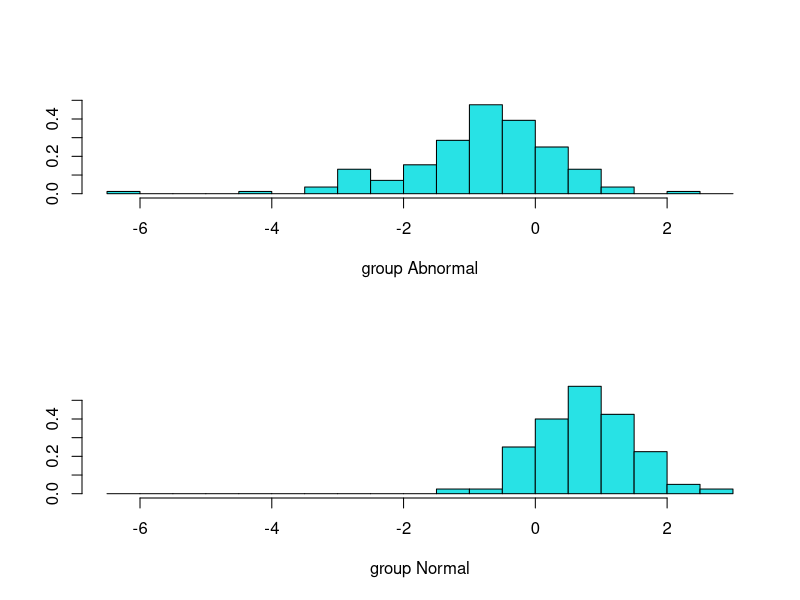
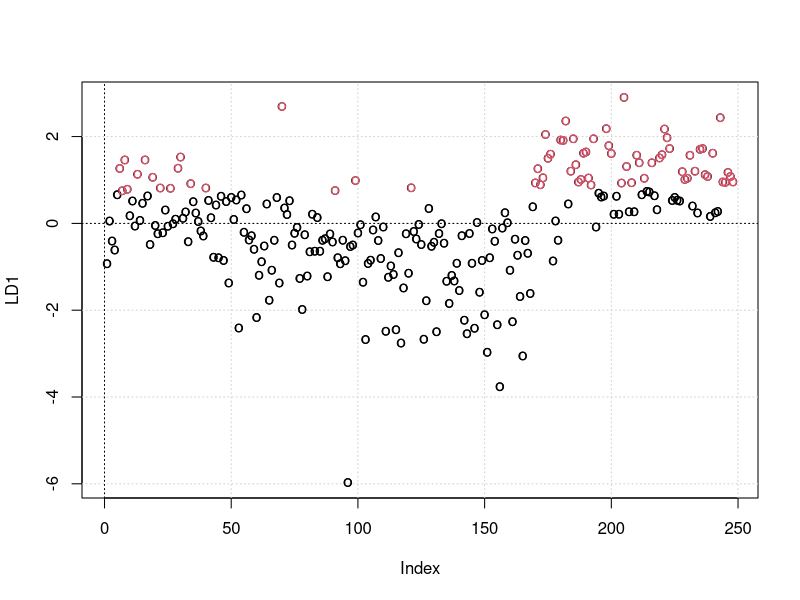
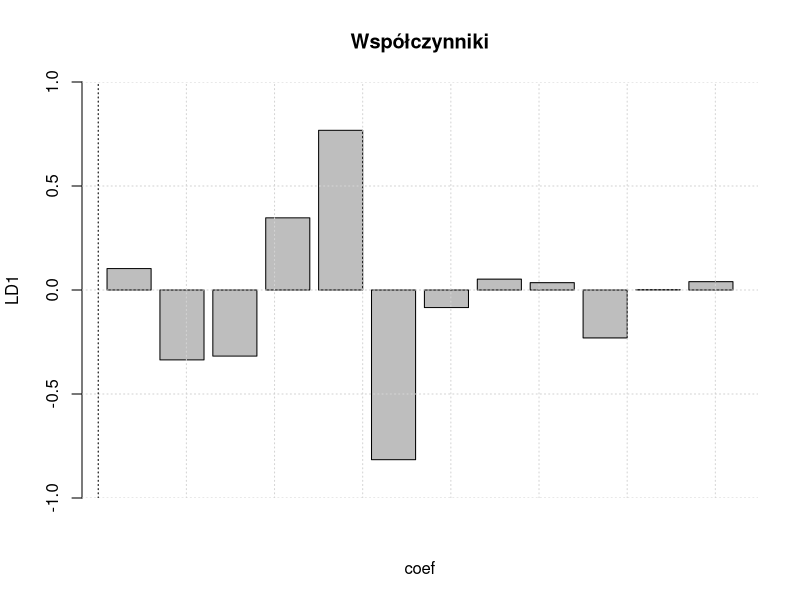

Here is the R script that generated these plots, in order:
library(tidyverse)
library(caret)
theme_set(theme_classic())

# Load the data
spine <- read.csv("dataset-spine.csv")[c(1:13)]
#spine.pr <- prcomp(spine[c(1:12)], 
                  # center=TRUE, 
                 #  scale=TRUE)
#l1_var <- as.double(summary(spine.pr)$importance[,1][2])
#l2_var <- as.double(summary(spine.pr)$importance[,2][2])
#print(sprintf('Wariancja danych zawarta w pierwszym składniku wiodącym: %s%%', format(round(l1_var, 2), nsmall = 2)))
#print(sprintf('Wariancja danych zawarta w drugim składniku wiodącym: %s%%', format(round(l2_var, 2), nsmall = 2)))

# Split the data into training (80%) and test set (20%)
set.seed(123)
training.samples <- spine$class %>%
  createDataPartition(p = 0.8, list = FALSE)

train.data <- spine[training.samples, ]
test.data <- spine[-training.samples, ]

# Estimate preprocessing parameters
preproc.param <- train.data %>% 
  preProcess(method = c("center", "scale"))

# Transform the data using the estimated parameters
train.transformed <- preproc.param %>% predict(train.data)
test.transformed <- preproc.param %>% predict(test.data)

require(MASS)
# Fit the model

model <- lda(formula=class~., data=train.transformed)
print(model)

plot(model)

# Make predictions
predictions <- model %>% predict(train.transformed)
# Model accuracy
print(mean(predictions$class==test.transformed$class))

plot_title <- ''
plot(predictions$x[,1],
     ylab="LD1", 
     main=plot_title, 
     label="none")
grid(nx=NULL,
     ny=NULL, 
     col="lightgray", 
     lty="dotted")
text(predictions$x[,1], label="o", col=c(as.numeric(predictions$class)))
abline(v=0, lty="dotted")
abline(h=0, lty="dotted")

plot_title <- 'Współczynniki'
barplot(c(coef(model)), main=plot_title, xlab = "coef", ylab = "LD1", ylim=c(-1,1))
grid(nx=NULL,
     ny=NULL, 
     col="lightgray", 
     lty="dotted")
abline(v=0, lty="dotted", col=c(as.numeric(predictions$class)))

#plot(predictions$x[,1],predictions.class$x[,2])

